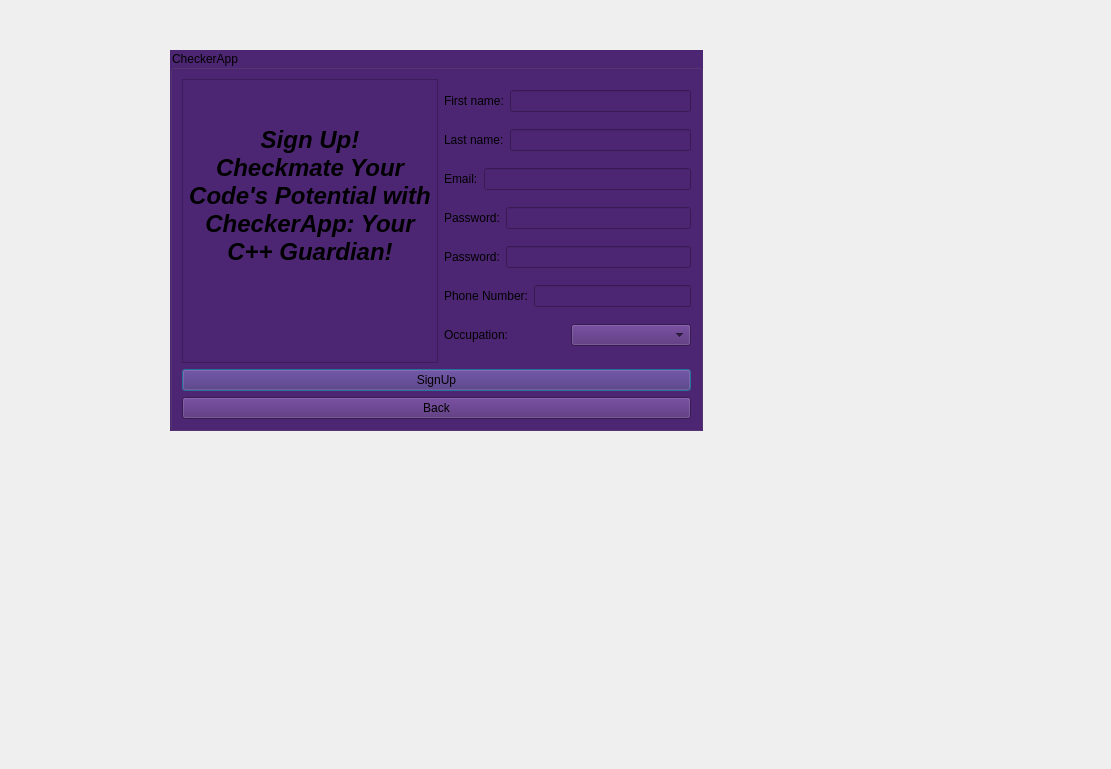
<?xml version="1.0" encoding="UTF-8"?>
<ui version="4.0">
 <class>SignUp</class>
 <widget class="QDialog" name="SignUp">
  <property name="geometry">
   <rect>
    <x>0</x>
    <y>0</y>
    <width>1111</width>
    <height>769</height>
   </rect>
  </property>
  <property name="windowTitle">
   <string>Dialog</string>
  </property>
  <property name="styleSheet">
   <string notr="true">alternate-background-color: rgb(49, 0, 74);</string>
  </property>
  <widget class="QWidget" name="verticalLayoutWidget">
   <property name="geometry">
    <rect>
     <x>170</x>
     <y>50</y>
     <width>533</width>
     <height>381</height>
    </rect>
   </property>
   <layout class="QHBoxLayout" name="horizontalLayout_27">
    <item>
     <widget class="QGroupBox" name="groupBox">
      <property name="styleSheet">
       <string notr="true">background-color: rgb(77, 38, 115);</string>
      </property>
      <property name="title">
       <string>CheckerApp</string>
      </property>
      <layout class="QVBoxLayout" name="verticalLayout">
       <item>
        <layout class="QHBoxLayout" name="horizontalLayout_9">
         <item>
          <widget class="QTextEdit" name="textEdit">
           <property name="html">
            <string>&lt;!DOCTYPE HTML PUBLIC &quot;-//W3C//DTD HTML 4.0//EN&quot; &quot;http://www.w3.org/TR/REC-html40/strict.dtd&quot;&gt;
&lt;html&gt;&lt;head&gt;&lt;meta name=&quot;qrichtext&quot; content=&quot;1&quot; /&gt;&lt;meta charset=&quot;utf-8&quot; /&gt;&lt;style type=&quot;text/css&quot;&gt;
p, li { white-space: pre-wrap; }
hr { height: 1px; border-width: 0; }
li.unchecked::marker { content: &quot;\2610&quot;; }
li.checked::marker { content: &quot;\2612&quot;; }
&lt;/style&gt;&lt;/head&gt;&lt;body style=&quot; font-family:'Segoe UI'; font-size:9pt; font-weight:400; font-style:normal;&quot;&gt;
&lt;p align=&quot;center&quot; style=&quot;-qt-paragraph-type:empty; margin-top:0px; margin-bottom:0px; margin-left:0px; margin-right:0px; -qt-block-indent:0; text-indent:0px;&quot;&gt;&lt;br /&gt;&lt;/p&gt;
&lt;p align=&quot;center&quot; style=&quot;-qt-paragraph-type:empty; margin-top:0px; margin-bottom:0px; margin-left:0px; margin-right:0px; -qt-block-indent:0; text-indent:0px; font-size:18pt; font-weight:700; font-style:italic;&quot;&gt;&lt;br /&gt;&lt;/p&gt;
&lt;p align=&quot;center&quot; style=&quot; margin-top:0px; margin-bottom:0px; margin-left:0px; margin-right:0px; -qt-block-indent:0; text-indent:0px;&quot;&gt;&lt;span style=&quot; font-size:18pt; font-weight:700; font-style:italic;&quot;&gt;Sign Up!&lt;/span&gt;&lt;/p&gt;
&lt;p align=&quot;center&quot; style=&quot; margin-top:0px; margin-bottom:0px; margin-left:0px; margin-right:0px; -qt-block-indent:0; text-indent:0px;&quot;&gt;&lt;span style=&quot; font-size:18pt; font-weight:700; font-style:italic;&quot;&gt;Checkmate Your Code's Potential with CheckerApp: Your C++ Guardian!&lt;/span&gt;&lt;/p&gt;&lt;/body&gt;&lt;/html&gt;</string>
           </property>
          </widget>
         </item>
         <item>
          <layout class="QVBoxLayout" name="verticalLayout_2">
           <item>
            <layout class="QHBoxLayout" name="horizontalLayout">
             <item>
              <widget class="QLabel" name="label_2">
               <property name="text">
                <string>First name:</string>
               </property>
              </widget>
             </item>
             <item>
              <widget class="QLineEdit" name="lineEdit_FirstName"/>
             </item>
            </layout>
           </item>
           <item>
            <layout class="QHBoxLayout" name="horizontalLayout_2">
             <item>
              <widget class="QLabel" name="label_3">
               <property name="text">
                <string>Last name:</string>
               </property>
              </widget>
             </item>
             <item>
              <widget class="QLineEdit" name="lineEdit_LastName"/>
             </item>
            </layout>
           </item>
           <item>
            <layout class="QHBoxLayout" name="horizontalLayout_3">
             <item>
              <widget class="QLabel" name="label_4">
               <property name="text">
                <string>Email:</string>
               </property>
              </widget>
             </item>
             <item>
              <widget class="QLineEdit" name="lineEdit_Email"/>
             </item>
            </layout>
           </item>
           <item>
            <layout class="QHBoxLayout" name="horizontalLayout_5">
             <item>
              <widget class="QLabel" name="label_6">
               <property name="text">
                <string>Password:</string>
               </property>
              </widget>
             </item>
             <item>
              <widget class="QLineEdit" name="lineEdit_Password">
               <property name="echoMode">
                <enum>QLineEdit::Password</enum>
               </property>
              </widget>
             </item>
            </layout>
           </item>
           <item>
            <layout class="QHBoxLayout" name="horizontalLayout_6">
             <item>
              <widget class="QLabel" name="label_7">
               <property name="text">
                <string>Password:</string>
               </property>
              </widget>
             </item>
             <item>
              <widget class="QLineEdit" name="lineEdit_Password2">
               <property name="echoMode">
                <enum>QLineEdit::Password</enum>
               </property>
              </widget>
             </item>
            </layout>
           </item>
           <item>
            <layout class="QHBoxLayout" name="horizontalLayout_7">
             <item>
              <widget class="QLabel" name="label_5">
               <property name="text">
                <string>Phone Number:</string>
               </property>
              </widget>
             </item>
             <item>
              <widget class="QLineEdit" name="lineEdit_PhoneNumber">
               <property name="echoMode">
                <enum>QLineEdit::Normal</enum>
               </property>
              </widget>
             </item>
            </layout>
           </item>
           <item>
            <layout class="QHBoxLayout" name="horizontalLayout_8">
             <item>
              <widget class="QLabel" name="label_8">
               <property name="text">
                <string>Occupation:</string>
               </property>
              </widget>
             </item>
             <item>
              <widget class="QComboBox" name="comboBox"/>
             </item>
            </layout>
           </item>
          </layout>
         </item>
        </layout>
       </item>
       <item>
        <widget class="QPushButton" name="pushButton">
         <property name="text">
          <string>SignUp</string>
         </property>
        </widget>
       </item>
       <item>
        <widget class="QPushButton" name="pushButton_2">
         <property name="text">
          <string>Back</string>
         </property>
        </widget>
       </item>
      </layout>
     </widget>
    </item>
   </layout>
  </widget>
 </widget>
 <resources/>
 <connections/>
</ui>
